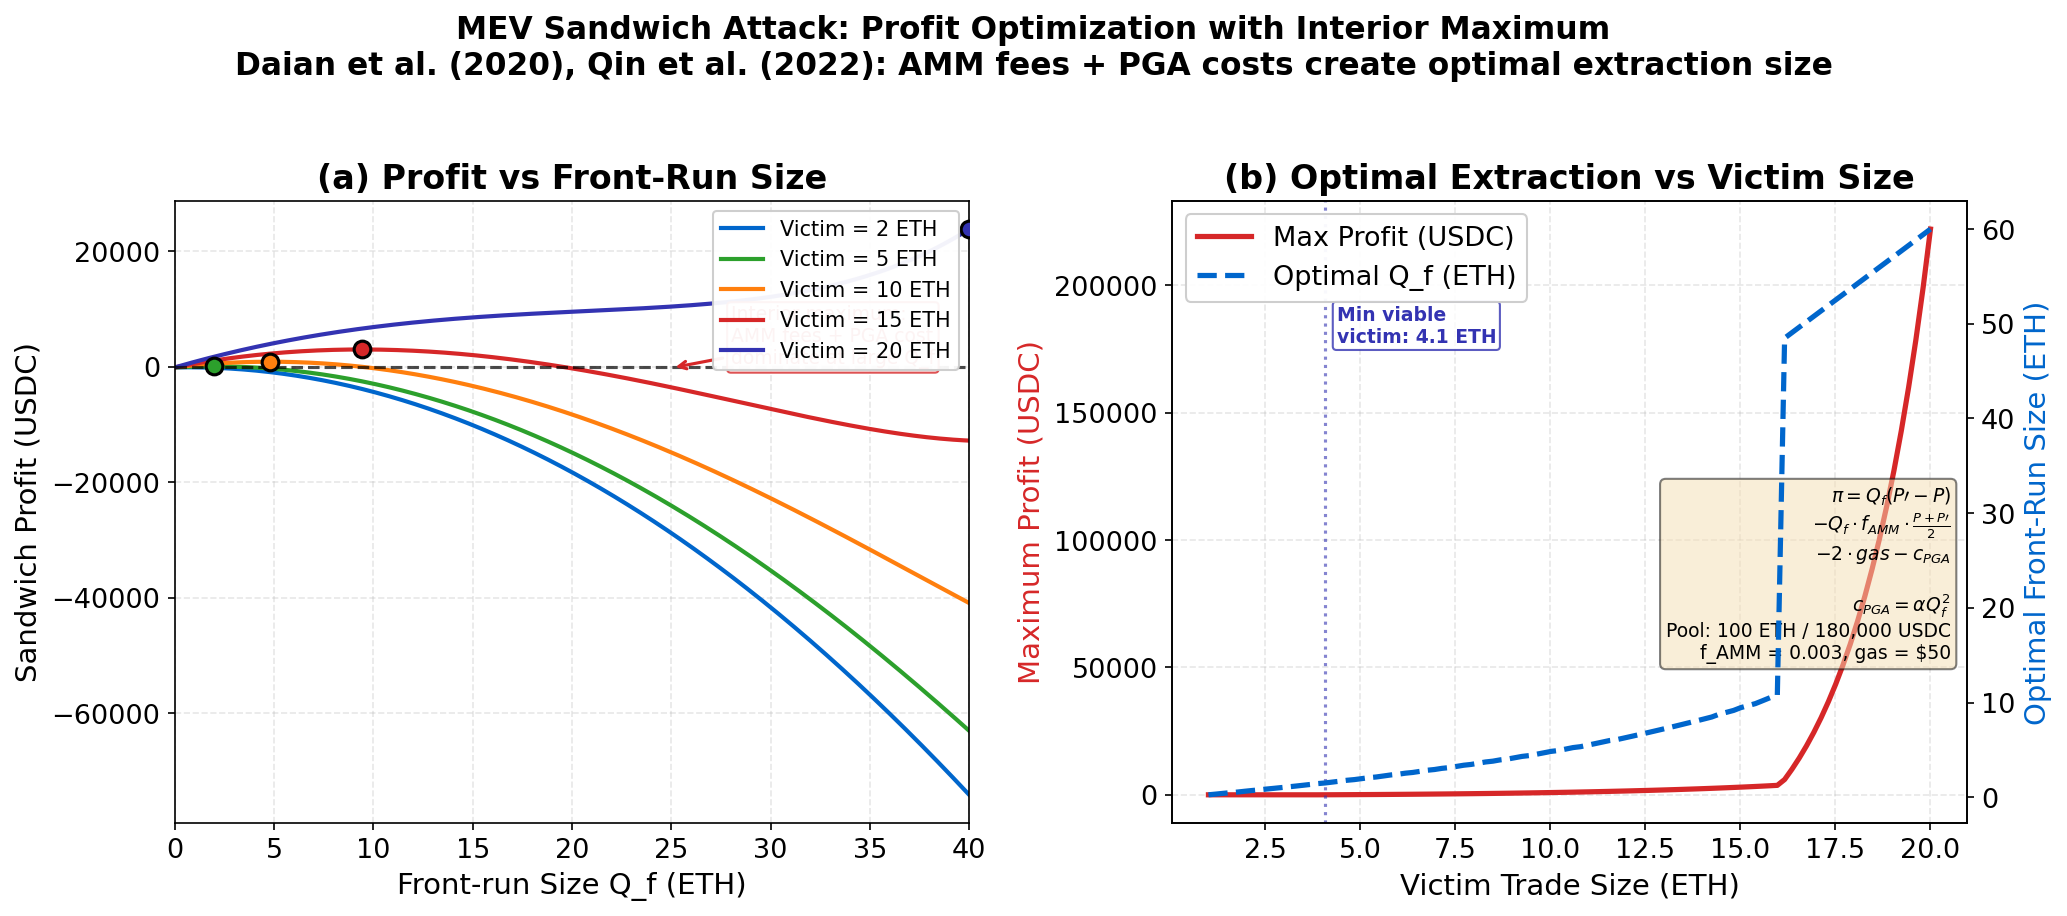

This chart was generated by the following Python code:
r"""MEV Extraction Profit: Sandwich Attack with Interior Maximum
# Multi-panel override: comparative statics requires simultaneous visibility

Economic Model:
  Sandwich profit: $\pi = Q_f \cdot (P' - P) - Q_f \cdot f_{AMM} \cdot (P + P')/2 - 2 \cdot gas - c_{PGA}$
  where $c_{PGA} = 0.5 \cdot \pi$ (priority gas auction cost, quadratic in Q_f)
  Pool: 100 ETH / 180,000 USDC. f_AMM = 0.003. gas = 50 USD.
  Victim trade: 1..20 ETH. Interior maximum from AMM fees + quadratic PGA cost.
  Based on Daian et al. (2020), Qin et al. (2022).

  Panel (a): Profit vs front-run size for different victim sizes.
  Panel (b): Optimal front-run and max profit vs victim size.
"""
import matplotlib.pyplot as plt
import numpy as np
from pathlib import Path

np.random.seed(42)

plt.rcParams.update({
    'font.size': 14, 'axes.labelsize': 14, 'axes.titlesize': 16,
    'xtick.labelsize': 13, 'ytick.labelsize': 13, 'legend.fontsize': 13,
    'figure.figsize': (14, 6), 'figure.dpi': 150
})

MLPURPLE = '#3333B2'
MLBLUE = '#0066CC'
MLORANGE = '#FF7F0E'
MLGREEN = '#2CA02C'
MLRED = '#D62728'
MLLAVENDER = '#ADADE0'

# --- Pool parameters ---
x0 = 100.0     # ETH reserve
y0 = 180000.0  # USDC reserve
k = x0 * y0    # Constant product: 18,000,000
P0 = y0 / x0   # Initial price: 1800 USDC/ETH
f_AMM = 0.003  # 0.3% AMM fee
gas = 50.0      # Gas cost per transaction (USD)
pga_coeff = 50.0  # PGA quadratic coefficient: c_PGA = pga_coeff * Q_f^2 (high competition)


def sandwich_profit(Q_f, Q_victim):
    """Calculate sandwich profit with AMM fees and quadratic PGA cost.

    Interior maximum exists because:
    - Revenue grows sub-linearly (AMM price impact is concave in Q_f)
    - AMM fees grow linearly with Q_f
    - PGA cost grows quadratically with Q_f
    """
    if Q_f <= 0 or Q_f >= x0 * 0.8:
        return -np.inf, 0, 0

    # Step 1: Front-run - buy Q_f ETH
    # Trader sends USDC, receives Q_f ETH (after fee)
    x1 = x0 - Q_f
    y1 = k / x1
    cost_front = (y1 - y0)  # USDC cost before fee
    amm_fee_front = cost_front * f_AMM
    total_cost_front = cost_front + amm_fee_front
    P_after_front = y1 / x1

    # Step 2: Victim buys Q_victim ETH
    x2 = x1 - Q_victim
    if x2 <= 0:
        return -np.inf, 0, 0
    y2 = k / x2
    P_after_victim = y2 / x2

    # Step 3: Back-run - sell Q_f ETH back
    x3 = x2 + Q_f
    y3 = k / x3
    revenue_back = (y2 - y3)
    amm_fee_back = revenue_back * f_AMM
    total_revenue_back = revenue_back - amm_fee_back

    # Profit calculation
    gross = total_revenue_back - total_cost_front
    total_gas = 2 * gas
    c_pga = pga_coeff * Q_f**2  # Quadratic PGA cost
    profit = gross - total_gas - c_pga

    return profit, P_after_front, P_after_victim


# --- Panel (a): Profit curves for different victim sizes ---
victim_sizes_panel_a = [2, 5, 10, 15, 20]
victim_colors = [MLBLUE, MLGREEN, MLORANGE, MLRED, MLPURPLE]
Q_f_range = np.linspace(0.1, 40, 300)

fig, (ax1, ax2) = plt.subplots(1, 2, figsize=(14, 6))

for Q_v, color in zip(victim_sizes_panel_a, victim_colors):
    profits = [sandwich_profit(qf, Q_v)[0] for qf in Q_f_range]
    profits = np.array(profits)
    # Replace -inf with nan for plotting
    profits[profits < -1e6] = np.nan
    ax1.plot(Q_f_range, profits, color=color, linewidth=2, label=f'Victim = {Q_v} ETH')

    # Mark optimal
    valid = ~np.isnan(profits)
    if np.any(valid):
        opt_idx = np.nanargmax(profits)
        if profits[opt_idx] > 0:
            ax1.plot(Q_f_range[opt_idx], profits[opt_idx], 'o', color=color,
                     markersize=8, markeredgecolor='black', markeredgewidth=1.5, zorder=5)

ax1.axhline(y=0, color='black', linestyle='--', linewidth=1.5, alpha=0.7)
ax1.set_xlabel('Front-run Size Q_f (ETH)')
ax1.set_ylabel('Sandwich Profit (USDC)')
ax1.set_title('(a) Profit vs Front-Run Size', fontweight='bold')
ax1.legend(loc='upper right', fontsize=10, framealpha=0.95)
ax1.grid(alpha=0.3, linestyle='--')
ax1.set_xlim(0, 40)

# Annotate interior maximum
ax1.annotate('Interior maximum:\nAMM fees + PGA cost\ndominate at large Q_f',
             xy=(25, -200), xytext=(28, 500),
             fontsize=9, color=MLRED,
             arrowprops=dict(arrowstyle='->', color=MLRED, lw=1.5),
             bbox=dict(boxstyle='round,pad=0.2', facecolor='white', edgecolor=MLRED, alpha=0.8))

# --- Panel (b): Optimal Q_f and max profit vs victim size ---
victim_range = np.linspace(1, 20, 100)
opt_qf = []
max_profit = []

for Q_v in victim_range:
    best_profit = -np.inf
    best_qf = 0
    for qf in np.linspace(0.1, min(Q_v * 3, x0 * 0.7), 500):
        p, _, _ = sandwich_profit(qf, Q_v)
        if p > best_profit:
            best_profit = p
            best_qf = qf
    opt_qf.append(best_qf)
    max_profit.append(max(best_profit, 0))

opt_qf = np.array(opt_qf)
max_profit = np.array(max_profit)

ax2_twin = ax2.twinx()

line1, = ax2.plot(victim_range, max_profit, color=MLRED, linewidth=2.5,
                  label='Max Profit (USDC)')
line2, = ax2_twin.plot(victim_range, opt_qf, color=MLBLUE, linewidth=2.5,
                       linestyle='--', label='Optimal Q_f (ETH)')

ax2.set_xlabel('Victim Trade Size (ETH)')
ax2.set_ylabel('Maximum Profit (USDC)', color=MLRED)
ax2_twin.set_ylabel('Optimal Front-Run Size (ETH)', color=MLBLUE)
ax2.set_title('(b) Optimal Extraction vs Victim Size', fontweight='bold')

# Combine legends
lines = [line1, line2]
labels = [l.get_label() for l in lines]
ax2.legend(lines, labels, loc='upper left', framealpha=0.95)
ax2.grid(alpha=0.3, linestyle='--')

# Add profit equation
ax2.text(0.98, 0.4, r'$\pi = Q_f(P\prime - P)$' + '\n' +
         r'$- Q_f \cdot f_{AMM} \cdot \frac{P + P\prime}{2}$' + '\n' +
         r'$- 2 \cdot gas - c_{PGA}$' + '\n\n' +
         r'$c_{PGA} = \alpha Q_f^2$' + '\n' +
         f'Pool: {x0:.0f} ETH / {y0:,.0f} USDC\n'
         f'f_AMM = {f_AMM}, gas = ${gas:.0f}',
         transform=ax2.transAxes, fontsize=9, va='center', ha='right',
         bbox=dict(boxstyle='round', facecolor='wheat', alpha=0.5))

# Mark minimum viable victim size
min_viable_idx = np.argmax(max_profit > 0)
if max_profit[min_viable_idx] > 0:
    min_victim = victim_range[min_viable_idx]
    ax2.axvline(x=min_victim, color=MLPURPLE, linestyle=':', linewidth=1.5, alpha=0.6)
    ax2.text(min_victim + 0.3, max(max_profit) * 0.8,
             f'Min viable\nvictim: {min_victim:.1f} ETH',
             fontsize=9, color=MLPURPLE, fontweight='bold',
             bbox=dict(boxstyle='round,pad=0.2', facecolor='white',
                       edgecolor=MLPURPLE, alpha=0.8))

fig.suptitle('MEV Sandwich Attack: Profit Optimization with Interior Maximum\n'
             'Daian et al. (2020), Qin et al. (2022): AMM fees + PGA costs create optimal extraction size',
             fontsize=15, fontweight='bold', y=1.02)

plt.tight_layout()
plt.savefig(Path(__file__).parent / 'chart.pdf', dpi=300, bbox_inches='tight')
plt.savefig(Path(__file__).parent / 'chart.png', dpi=150, bbox_inches='tight')
plt.close()
print("Chart saved to chart.pdf and chart.png")
